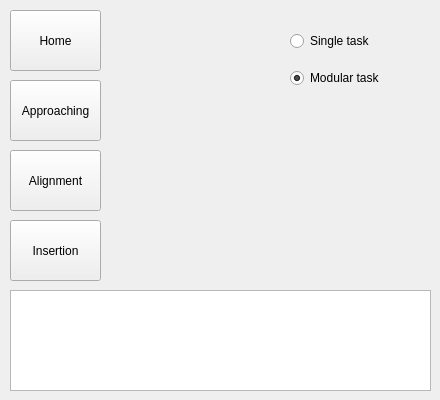
     <widget class="QWidget" name="tab_9">
      <attribute name="title">
       <string>Task list</string>
      </attribute>
      <widget class="QPushButton" name="pushButton_assemblyUITask_homePose">
       <property name="enabled">
        <bool>true</bool>
       </property>
       <property name="geometry">
        <rect>
         <x>10</x>
         <y>10</y>
         <width>91</width>
         <height>61</height>
        </rect>
       </property>
       <property name="text">
        <string>Home</string>
       </property>
      </widget>
      <widget class="QPushButton" name="pushButton_assemblyUITask_approaching">
       <property name="enabled">
        <bool>true</bool>
       </property>
       <property name="geometry">
        <rect>
         <x>10</x>
         <y>80</y>
         <width>91</width>
         <height>61</height>
        </rect>
       </property>
       <property name="text">
        <string>Approaching</string>
       </property>
      </widget>
      <widget class="QPushButton" name="pushButton_assemblyUITask_insertion">
       <property name="enabled">
        <bool>true</bool>
       </property>
       <property name="geometry">
        <rect>
         <x>10</x>
         <y>220</y>
         <width>91</width>
         <height>61</height>
        </rect>
       </property>
       <property name="text">
        <string>Insertion</string>
       </property>
      </widget>
      <widget class="QPushButton" name="pushButton_assemblyUITask_alignment">
       <property name="enabled">
        <bool>true</bool>
       </property>
       <property name="geometry">
        <rect>
         <x>10</x>
         <y>150</y>
         <width>91</width>
         <height>61</height>
        </rect>
       </property>
       <property name="text">
        <string>Alignment</string>
       </property>
      </widget>
      <widget class="QWidget" name="layoutWidget_24">
       <property name="geometry">
        <rect>
         <x>290</x>
         <y>20</y>
         <width>131</width>
         <height>81</height>
        </rect>
       </property>
       <layout class="QVBoxLayout" name="verticalLayout_53">
        <item>
         <widget class="QRadioButton" name="radioButton_assemblyUI_unitTask">
          <property name="text">
           <string>Single task</string>
          </property>
          <property name="checked">
           <bool>false</bool>
          </property>
         </widget>
        </item>
        <item>
         <widget class="QRadioButton" name="radioButton_assemblyUI_moduleTask">
          <property name="enabled">
           <bool>true</bool>
          </property>
          <property name="text">
           <string>Modular task</string>
          </property>
          <property name="checked">
           <bool>true</bool>
          </property>
         </widget>
        </item>
       </layout>
      </widget>
      <widget class="QTextEdit" name="textEdit_assemblyUI_taskListView">
       <property name="geometry">
        <rect>
         <x>10</x>
         <y>290</y>
         <width>421</width>
         <height>101</height>
        </rect>
       </property>
      </widget>
     </widget>
